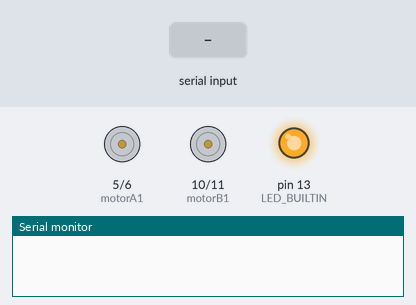
The sketch below on a simulated Arduino Uno, built with avr-gcc and run on an emulated ATmega328P. On the bench: motor-driver pin pairs drawn as motors (green arrow = first pin HIGH = forward, orange = second pin HIGH = backward, longer = more drive), output pins drawn as LEDs (lit = HIGH), the last lines printed to the serial monitor. Inputs (shaded band) come from the test bench.

Above: at 1.2 s.
1.3 s: "2" received over the second serial link
At 3.4 s:
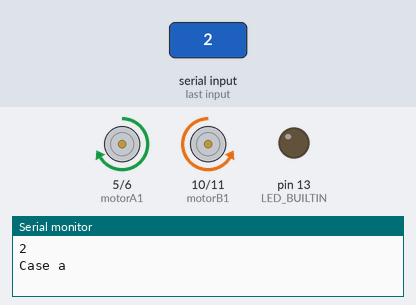
3.8 s: "0" received over the second serial link
At 5.3 s:
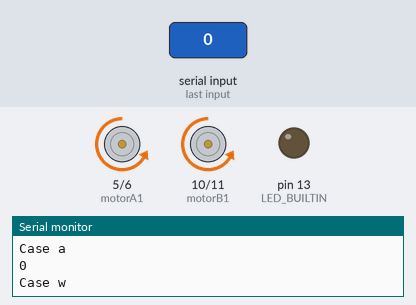
6.3 s: "1" received over the second serial link
At 8.4 s:
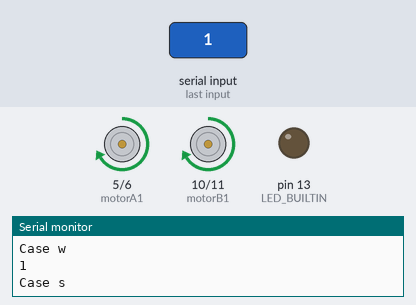
8.8 s: "3" received over the second serial link
At 10.3 s:
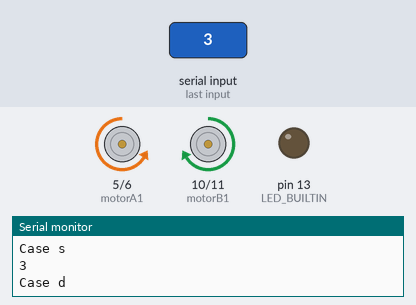
11.3 s: "9" received over the second serial link
At 13.4 s:
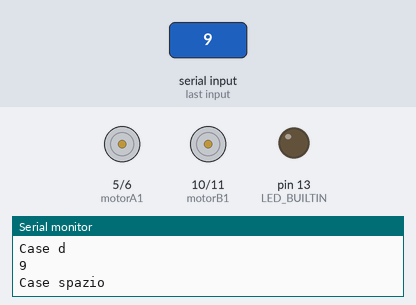
Timing chart, 0 to 14.8 s (numbered marks = the images above; inputs shaded):
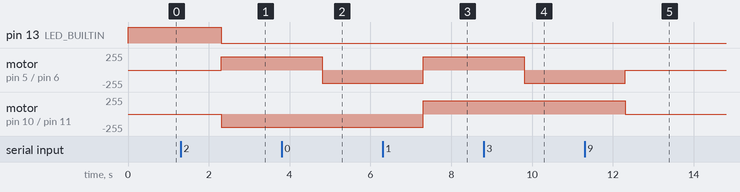

The sketch:

carControl.ino
```cpp
#include <SoftwareSerial.h>
SoftwareSerial Bluetooth(3, 9); // RX, TX

//a1=ruote sinistra indietro
//a2=ruote sinistra avanti
//b1=ruote destra indietro
//b2=ruote destra avanti
const int motorA1  = 5;  // Pin  2 of L293
const int motorA2  = 6;  // Pin  7 of L293
const int motorB1  = 10; // Pin 10 of L293
const int motorB2  = 11;  // Pin 11 of L293
char command;   //dove salvo i comandi ricevuti

int s = 200;   // Default speed, from 0 to 255

void setup()
{
  pinMode(motorA1, OUTPUT);
  pinMode(motorA2, OUTPUT);
  pinMode(motorB1, OUTPUT);
  pinMode(motorB2, OUTPUT);
  pinMode(LED_BUILTIN, OUTPUT);
  digitalWrite(LED_BUILTIN, HIGH);

  Serial.begin(9600);
  Bluetooth.begin(9600);
}

void loop() {

  if (Bluetooth.available())
  {

    String x = Bluetooth.readString();
    Bluetooth.println(x);
    Serial.println(x);
    digitalWrite(LED_BUILTIN, LOW);

    switch (x[0])    //valuto cosa fare   'a' spegne , 'b' accende
    {
      case '2'://sinistra sul posto
        Serial.println("Case a");
        analogWrite(motorA1, s);
        analogWrite(motorA2, 0);
        analogWrite(motorB1, 0);
        analogWrite(motorB2, s);
        break;

      case '0'://avanti
        Serial.println("Case w");
        analogWrite(motorA1, 0);
        analogWrite(motorA2, s);
        analogWrite(motorB1, 0);
        analogWrite(motorB2, s);
        break;

      case '1'://indietro
        Serial.println("Case s");
        analogWrite(motorA1, s);
        analogWrite(motorA2, 0);
        analogWrite(motorB1, s);
        analogWrite(motorB2, 0);
        break;

      case '3'://destra sul posto
        Serial.println("Case d");
        analogWrite(motorA1, 0);
        analogWrite(motorA2, s);
        analogWrite(motorB1, s);
        analogWrite(motorB2, 0);
        break;

      case '9'://stop
        Serial.println("Case spazio");
        analogWrite(motorA1, 0);
        analogWrite(motorA2, 0);
        analogWrite(motorB1, 0);
        analogWrite(motorB2, 0);
        break;
    }
  }
}
```

Measured:
- after the input at 1.3 s, pin 13 (LED_BUILTIN): HIGH → LOW after 1.0 s; motor on pin 5 (motorA1) / pin 6 (motorA2): stopped → forward 200/255 after 1.0 s; motor on pin 10 (motorB1) / pin 11 (motorB2): stopped → backward 200/255 after 1.0 s
- after the input at 3.8 s, motor on pin 5 (motorA1) / pin 6 (motorA2): forward 200/255 → backward 200/255 after 1.0 s
- after the input at 6.3 s, motor on pin 5 (motorA1) / pin 6 (motorA2), motor on pin 10 (motorB1) / pin 11 (motorB2): backward 200/255 → forward 200/255 after 1.0 s
- after the input at 8.8 s, motor on pin 5 (motorA1) / pin 6 (motorA2): forward 200/255 → backward 200/255 after 1.0 s
- after the input at 11.3 s, motor on pin 5 (motorA1) / pin 6 (motorA2): backward 200/255 → stopped after 1.0 s; motor on pin 10 (motorB1) / pin 11 (motorB2): forward 200/255 → stopped after 1.0 s
